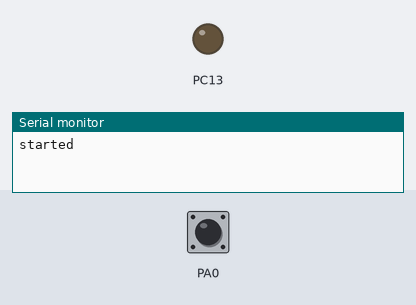
This program was run on a simulated STM32 Black Pill. Parts: output pins drawn as LEDs (lit = HIGH), the last lines printed to the serial monitor. Dashed ring = blinking. The inputs (shaded band) are chosen by the test bench; at power-on: PA0 HIGH.

Above: at 1.2 s.
1.3 s: PA0 pulled LOW for 0.15 s
At 1.9 s:
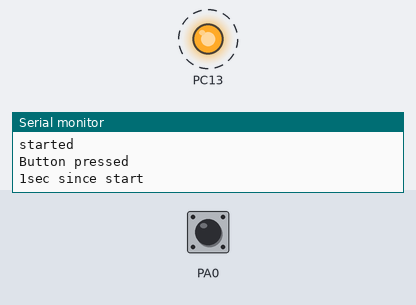
Timing chart, 0 to 10.4 s (numbered marks = the images above; inputs shaded):
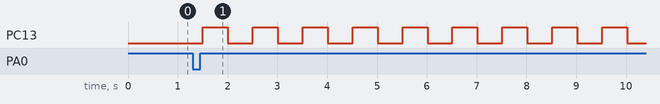

The program:

main.cpp
```cpp
#include <Arduino.h>
#include <PushButton.h>

unsigned long pMills = 0;
unsigned long cMills = 0;
unsigned long pMills2 = 0;
unsigned long cTime1;
unsigned long cTime2;
uint8_t LEDstate = 1;
PushButton Btn1(PA0,2);
uint8_t cycCount;

// Toggle state of onboard led
uint8_t TogLED(uint8_t state)
{
  uint8_t rState;
  if (state > 0)
  {
    digitalWrite(LED_BUILTIN, LOW);
    rState = 0;
  }
  else
  {
    digitalWrite(LED_BUILTIN, HIGH);
    rState = 1;
  }
  return rState;
}

void setup()
{
  pinMode(LED_BUILTIN, OUTPUT);     // Initialize the LED_BUILTIN pin as an output
  Serial.begin(115200);
  Serial.println("started");
  LEDstate = 1;
  cTime1 = 500;
  cTime2 = 1000;
}

// the loop function runs over and over again forever
void loop()
{
  Btn1.update();
  cMills = millis();
  if(cMills - pMills > cTime1)
  {
    pMills = cMills;
    if(Btn1.isCycled())
      {
        if (cTime2 > 10)
          cTime2 = (cTime2 / 2);
        if (cTime2 < 10)
          cTime2 = 1000;
        Serial.println("Button pressed ");
        Serial.print(cMills/1000);
        Serial.println("sec since start");
        cycCount = Btn1.cycleCount();
      }
  }
  if(cMills - pMills2 > cTime2)
  {
    pMills2 = cMills;
    LEDstate = TogLED(LEDstate);
  }
}
```

Measured:
- after the input at 1.3 s, PC13: alternates HIGH for 0.50 s and LOW for 0.50 s, starting after 0.20 s
